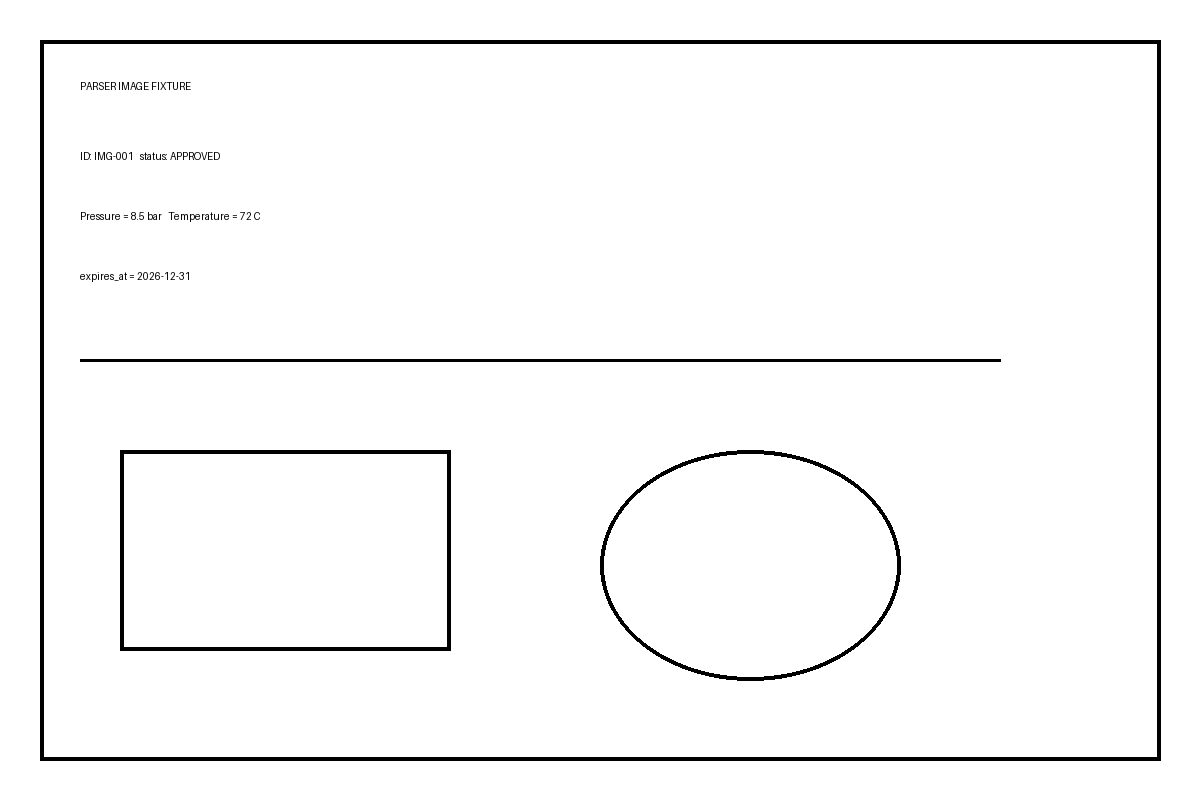
#> input picture tests/fixtures/parser_contract/valid_image.bmp, 1200 x 800 px
$ python -i raster_drawing.py   (imports and definitions only)
#> lines starting #> are read from the running program, lines starting #| are printed output that depends on the picture; after the words box and inside, x2 and y2 are one past the last pixel; in counts of white or black regions, pixels touching at a corner belong together
#> further down, picture is the input picture: PIL image 1200x800 RGB; min 0, max 255, mean 248.1
"""
Растровые чертежи: опознание листа по геометрии картинки и разбор полей по OCR.

Векторный лист разбирается по текстовому слою (`vector_drawing`) — там
распознавать нечего. Со сканом и фотографией так нельзя: текста в файле нет,
а решать, чертёж перед нами или страница текста, всё равно надо — до всякого
ML и до тяжёлого конвейера. Раньше этого решения не было вовсе: любая
картинка получала жанр `unknown`, ветка чертежей на неё не включалась, а на
приёме чертёж отличался от фотографии по «доле белого и плотности контуров»
на первых 64 КБ файла.

Признаки здесь геометрические, а не смысловые: рамка формата по краям листа,
длинные прямые линии (рамка, выносные, размерные, линии таблиц штампа),
редкая тёмная графика на белом фоне. У страницы текста длинных линий нет,
зато есть регулярные полосы строк; у фотографии — цвет и тёмный фон.

Разрешение — не придирка, а условие применимости: на картинке 80x50 не видно
ни рамки, ни строк, и любое суждение о её содержании будет выдумкой. Такой
файл честно помечается `unreadable` и уходит человеку, а не назначается
чертежом с уверенностью 0.8.

Разбор надписей отсюда убран вместе со сплошным распознаванием листа: поля
чертежа собирает `core.drawing_processor` из ответа внешней модели. Здесь
осталось опознание рода растра, которым пользуются приём и лестница.
"""

from __future__ import annotations

import io
import logging
from dataclasses import dataclass, field
from typing import Any, Dict

logger = logging.getLogger(__name__)

# Род растра.
KIND_DRAWING = "drawing"        # чертёж: рамка формата и длинные линии
KIND_SCHEME = "scheme"          # схема: графика есть, рамки формата нет
KIND_TEXT_SCAN = "text_scan"    # скан страницы текста
KIND_SCREENSHOT = "screenshot"  # снимок экрана: тёмный или ровный фон без графики
KIND_PHOTO = "photo"            # фотография: цвет
KIND_UNREADABLE = "unreadable"  # судить не о чем: мал размер, пусто, не открылось

# Ниже этого разрешения признаки листа неразличимы физически.
MIN_SIDE = 320
MIN_PIXELS = 150_000
# Рабочий размер анализа: больше не нужно, меньше — теряются тонкие линии.
WORK_SIDE = 1000

# Пороги признаков. Вынесены наверх, потому что их придётся подкручивать под
# конкретный корпус, и лучше делать это в одном месте.
_COLOUR_PHOTO = 0.18        # разброс каналов: выше — цветная съёмка
_COLOUR_GREY = 0.06         # ниже — практически монохром
_WHITE_DOCUMENT = 0.45      # доля светлых пикселей у документа
_INK_DRAWING = 0.25         # чертёж — редкая графика на белом
_INK_BLANK = 0.002          # ниже — лист пустой
_RULE_COVERAGE = 0.5        # линия считается длинной с этой доли стороны
_FRAME_COVERAGE = 0.7       # сторона рамки формата почти во всю сторону листа
_FRAME_MARGIN = 0.12        # рамка ищется в этой полосе у края (поле подшивки 20 мм = 9,5 % A4)
_FRAME_WEAK_SIDE = 0.3      # бледная вертикаль рамки на скане
_FRAME_BAND_PX = 3          # окно поиска линии рамки, пиксели рабочего размера
_SKEW_LIMIT = 2.0           # наибольший выпрямляемый перекос маски, градусы
_TEXT_ROW_MIN = 0.005       # плотность строки текста: от
_TEXT_ROW_MAX = 0.60        #                          до
_TEXT_BANDS_PAGE = 6        # столько полос строк — это уже страница текста
_TEXT_PAGE_HARD = 18        # столько — страница текста даже в рамке


@dataclass
class RasterVerdict:
    """Что за лист перед нами и насколько это надёжно."""

    kind: str
    confidence: float
    reason: str = ""
    signals: Dict[str, Any] = field(default_factory=dict)

    # [26 lines left out: functions is_drawing, as_dict, analyse, not called in this run]


def analyse_image(image) -> RasterVerdict:
    """То же, но по уже открытой картинке — чтобы не декодировать дважды."""
    try:
        import numpy
    except ImportError:  # pragma: no cover — numpy есть в рантайме
        return RasterVerdict(KIND_UNREADABLE, 0.0, "numpy недоступен", {})

    width, height = image.size
    signals: Dict[str, Any] = {
        "width": width, "height": height,
        "megapixels": round(width * height / 1_000_000, 3),
    }

    if min(width, height) < MIN_SIDE or width * height < MIN_PIXELS:
        return RasterVerdict(
            KIND_UNREADABLE, 0.3,
            f"разрешение {width}x{height} слишком мало: ни рамки, ни строк "
            f"на нём не различить, решение о содержании было бы выдумкой",
            signals,
        )

    work = _downscale(image, WORK_SIDE)
    rgb = numpy.asarray(work.convert("RGB"), dtype=numpy.float32)
    grey = rgb.mean(axis=2)

    colourfulness = float(rgb.std(axis=2).mean() / 128.0)
#> colourfulness = 0
    whiteness = float((grey > 200).mean())
#> whiteness = 0.967
    ink_mask = grey < _threshold(grey, numpy)
    # Скан почти всегда слегка перекошен: линия в 0,3–1° расползается по
    # нескольким строкам пикселей, и ни рамка, ни длинные линии не набирали
    # порога — чертёж шёл как «страница текста». Маска выпрямляется до
    # подсчёта признаков, сами признаки не меняются.
    skew = _mask_skew(ink_mask, numpy)
    if skew:
        ink_mask = _rotate_mask(ink_mask, skew, numpy)
    ink = float(ink_mask.mean())

    rows = ink_mask.sum(axis=1)
    columns = ink_mask.sum(axis=0)
    horizontal = _rule_bands(rows, ink_mask.shape[1])
    vertical = _rule_bands(columns, ink_mask.shape[0])
    rules = horizontal + vertical
    frame = _has_frame(ink_mask)

    # Полосы строк считаются без вертикальных линеек: боковая сторона рамки
    # добавляет тёмное в каждую строку, и без этой поправки лист текста в
    # рамке выглядит как одна сплошная полоса, то есть как чертёж.
    long_columns = columns >= _RULE_COVERAGE * ink_mask.shape[0]
    body = ink_mask[:, ~long_columns]
    text_bands = _text_bands(body.sum(axis=1), body.shape[1])

    signals.update({
        "colourfulness": round(colourfulness, 3),
        "whiteness": round(whiteness, 3),
        "ink": round(ink, 4),
        "long_rules": rules,
        "frame": frame,
        "text_bands": text_bands,
    })

    if (colourfulness > _COLOUR_PHOTO or whiteness < _WHITE_DOCUMENT) and _tinted_check_enabled():
        # Тонированная бумага, синька, серый скан: цвет и тёмный фон ещё не
        # фото. Линейная графика узнаётся по маске местного порога.
        tinted = _tinted_line_sheet(work, numpy)
        if tinted is not None:
            tinted_frame, tinted_rules, tinted_ink = tinted
            signals.update({"tinted_frame": tinted_frame, "tinted_rules": tinted_rules,
                            "tinted_ink": round(tinted_ink, 4)})
            if tinted_frame and tinted_rules >= 3 and _INK_BLANK <= tinted_ink <= _INK_DRAWING:
                return RasterVerdict(
                    KIND_DRAWING, 0.7,
                    f"рамка формата и {tinted_rules} длинных линий на тонированном "
                    f"листе после местного порога",
                    signals,
                )

    if colourfulness > _COLOUR_PHOTO:
        return RasterVerdict(
            KIND_PHOTO, 0.75, "цветовой разброс как у съёмки, а не у листа",
            signals,
        )

    if whiteness < _WHITE_DOCUMENT:
        kind = KIND_SCREENSHOT if colourfulness < _COLOUR_GREY else KIND_PHOTO
        return RasterVerdict(
            kind, 0.6, "фон тёмный: на лист документа не похоже", signals
        )

    if ink < _INK_BLANK:
        return RasterVerdict(
            KIND_UNREADABLE, 0.35, "лист практически пуст", signals
        )

    # Рамка формата — самый сильный признак листа. Но лист текста в рамке
    # остаётся листом текста, поэтому полос строк должно быть немного.
    if frame and rules >= 3 and ink <= _INK_DRAWING and text_bands <= _TEXT_PAGE_HARD:
        confidence = 0.85 if rules >= 5 else 0.75
        return RasterVerdict(
            KIND_DRAWING, confidence,
            f"рамка формата и {rules} длинных линий при плотности графики "
            f"{ink:.1%}",
            signals,
        )

    # Тонкая рамка большого листа (4960 px) при уменьшении до рабочего
    # размера бледнеет до фона: лист без неё шёл как страница текста.
    thin = _thin_line_frame(image, numpy) if _thin_lines_enabled() else None
    if thin is not None and ink <= _INK_DRAWING and text_bands <= _TEXT_PAGE_HARD:
        thin_frame, thin_rules = thin
        signals.update({"thin_line_frame": thin_frame, "thin_line_rules": thin_rules})
        if thin_frame and thin_rules >= 3:
            return RasterVerdict(
                KIND_DRAWING, 0.7,
                f"рамка формата и {thin_rules} длинных линий видны только без "
                f"потери тонких линий при уменьшении",
                signals,
            )

    # Сетка таблицы тоже даёт длинные линии, и по одному их числу ведомость
    # неотличима от чертежа. Отличает соотношение: у ведомости строк текста
    # столько же, сколько линеек, у чертежа графика преобладает над текстом.
    if text_bands >= _TEXT_BANDS_PAGE and 2 * text_bands >= rules:
        return RasterVerdict(
            KIND_TEXT_SCAN, 0.75,
            f"{text_bands} полос строк при {rules} длинных линиях — страница "
            f"текста или ведомость, а не чертёж",
            signals,
        )

    if rules >= 4 and ink <= _INK_DRAWING:
        return RasterVerdict(
            KIND_DRAWING, 0.7,
            f"{rules} длинных линий без рамки формата — обрезанный лист или "
            f"фрагмент чертежа",
            signals,
        )

    if text_bands >= _TEXT_BANDS_PAGE:
        return RasterVerdict(
            KIND_TEXT_SCAN, 0.75,
            f"{text_bands} полос строк и {rules} длинных линий — страница "
            f"текста, а не чертёж",
            signals,
        )

    if rules >= 1:
        return RasterVerdict(
            KIND_SCHEME, 0.6,
            "графика есть, рамки формата и строк текста нет", signals
        )

    return RasterVerdict(
        KIND_UNREADABLE, 0.4,
        "ни рамки, ни длинных линий, ни строк — род листа не определён",
        signals,
    )


# ===========================================================================
# Помощники
# ===========================================================================

# [65 lines left out: functions open_image, frame_count, upright_exif, _all_frames_enabled, _tinted_check_enabled, not called in this run]


# Местный порог (N-23): окно усреднения в пикселях рабочего размера и
# насколько пиксель темнее (или светлее у синьки) местного фона.
_LOCAL_WINDOW = 15
_LOCAL_OFFSET = 18.0


# [34 lines left out: function _tinted_line_sheet, not called in this run]


def _downscale(image, side: int):
    if max(image.size) <= side:
        return image
    copy = image.copy()
    copy.thumbnail((side, side))
    return copy


# [6 lines left out: function _thin_lines_enabled, not called in this run]


# Во сколько раз лист должен уменьшаться до рабочего размера, чтобы тонкая
# линия успела побледнеть до фона. У листов до ~3000 px рамка держится.
_THIN_LINE_MIN_FACTOR = 3


# [22 lines left out: function _thin_line_frame, not called in this run]


def _threshold(grey, numpy) -> float:
    """
    Порог Оцу: разделяет фон и графику там, где лист сер от съёмки. Ровно
    128 годится только для идеального скана.
    """
    histogram, edges = numpy.histogram(grey, bins=64, range=(0.0, 255.0))
#> histogram = 64 values, max 643416 at index 63, min 18 at index 16, mean 10421.9; edges = 65 values from 0 to 255
    total = histogram.sum()
#> total = 667000
    if total == 0:
        return 128.0
    centres = (edges[:-1] + edges[1:]) / 2.0
#> centres = 64 values from 1.99 to 253
    weight_background = numpy.cumsum(histogram)
#> weight_background = 64 values from 10091 to 667000
    weight_foreground = total - weight_background
#> weight_foreground = 64 values, max 656909 at index 0, min 0 at index 63, mean 638604
    valid = (weight_background > 0) & (weight_foreground > 0)
    if not valid.any():
        return 128.0
    sums = numpy.cumsum(histogram * centres)
#> sums = 64 values from 20103.2 to 164172817
    total_sum = sums[-1]
#> total_sum = 164172817
    mean_background = numpy.where(weight_background > 0, sums / numpy.maximum(weight_background, 1), 0)
#> mean_background = 64 values from 1.99 to 246.1
    mean_foreground = numpy.where(
        weight_foreground > 0, (total_sum - sums) / numpy.maximum(weight_foreground, 1), 0
    )
#> mean_foreground = 64 values, max 253 at index 62, min 0 at index 63, mean 248.1
    variance = weight_background * weight_foreground * (mean_background - mean_foreground) ** 2
#> variance = 64 values, max 6.08e+14 at index 36, min 0 at index 63, mean 5.5e+14
#> in analyse_image, `ink_mask = grey < _threshold(grey, numpy)`:
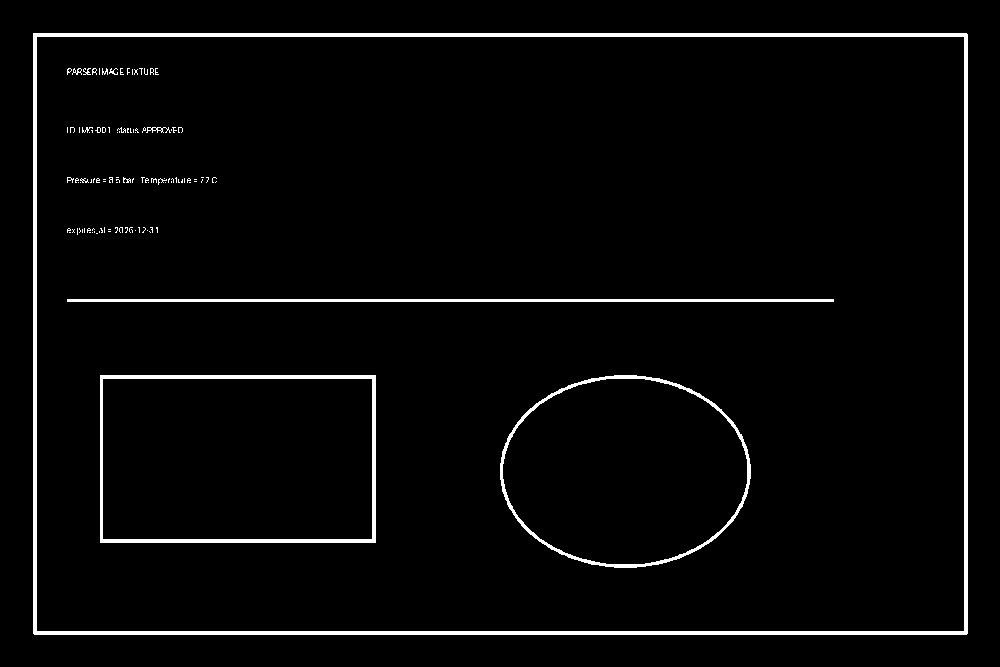
#> ink_mask: shape (667, 1000) bool; 3.2% white; 110 white regions (95 under 20 px), largest, box (x1, y1, x2, y2) and area: (33, 33, 968, 635) 12229, (100, 375, 376, 543) 3328, (500, 375, 751, 568) 2338
    variance[~valid] = -1
    return float(centres[int(numpy.argmax(variance))])


def _bands(flags) -> int:
    """Число непрерывных участков в булевом профиле."""
    count, previous = 0, False
    for value in flags:
        if value and not previous:
            count += 1
        previous = bool(value)
    return count


def _rule_bands(profile, length: int) -> int:
    """Полосы, в которых линия тянется больше чем на половину стороны."""
    if length <= 0:
        return 0
    return _bands([value >= _RULE_COVERAGE * length for value in profile])


def _text_bands(rows, width: int) -> int:
    """Полосы строк: тёмного немного, но и не ноль, и они разделены пробелами."""
    if width <= 0:
        return 0
    return _bands([
        _TEXT_ROW_MIN * width <= value <= _TEXT_ROW_MAX * width for value in rows
    ])


def _has_frame(ink_mask) -> bool:
    """
    Рамка формата: тёмная линия почти во всю сторону в полосе у края.
    Хватает трёх сторон из четырёх — сканы часто обрезаны с одного края.

    Тонкая линия рамки на скане бледнеет и смещается на пиксель-другой,
    поэтому сторона ищется в полосе из `_FRAME_BAND_PX` соседних строк
    (столбцов), а не в одной: вертикали рамки иначе набирали 20–30 %.
    """
    import numpy

    height, width = ink_mask.shape
    margin_y = max(1, int(height * _FRAME_MARGIN))
    margin_x = max(1, int(width * _FRAME_MARGIN))

    def coverage(strip):
        # Покрытие стороны в окне из нескольких соседних линий пикселей.
        best = 0
        for start in range(0, max(1, strip.shape[0] - _FRAME_BAND_PX + 1)):
            best = max(best, int(numpy.any(strip[start:start + _FRAME_BAND_PX], axis=0).sum()))
        return best

    top = coverage(ink_mask[:margin_y]) / width
    bottom = coverage(ink_mask[height - margin_y:]) / width
    left = coverage(ink_mask[:, :margin_x].T) / height
    right = coverage(ink_mask[:, width - margin_x:].T) / height
    if sum(side >= _FRAME_COVERAGE for side in (top, bottom, left, right)) >= 3:
        return True
    # Вертикали рамки на скане часто бледные и прерывистые (30–45 % стороны),
    # горизонтали держатся. Обе чёткие горизонтали и видимая вертикаль — рамка.
    return (top >= _FRAME_COVERAGE and bottom >= _FRAME_COVERAGE
            and max(left, right) >= _FRAME_WEAK_SIDE)


# [5 lines left out: function _rotate_mask, not called in this run]


def _mask_skew(ink_mask, numpy) -> float:
    """
    Перекос по методу проекций: при верном угле строки и линии дают резкие
    пики в сумме по рядам. Поворачивается только при заметном выигрыше —
    иначе «лучший» угол на пустом или однородном листе случаен.
    """
    from PIL import Image

    image = Image.fromarray(ink_mask.astype(numpy.uint8) * 255)

    def score(angle: float) -> float:
        rotated = numpy.asarray(image.rotate(angle, fillcolor=0)) > 127
        return float(numpy.var(rotated.sum(axis=1)))

    base = score(0.0)
#> base = 13666.2
    if base <= 0:
        return 0.0
    angles = numpy.arange(-_SKEW_LIMIT, _SKEW_LIMIT + 1e-9, 0.25)
    best = max(angles, key=score)
#> call 2 of score, with angle = -2
#> in score (call 2), `rotated = numpy.asarray(image.rotate(angle, fillcolor=0)) > 127`:
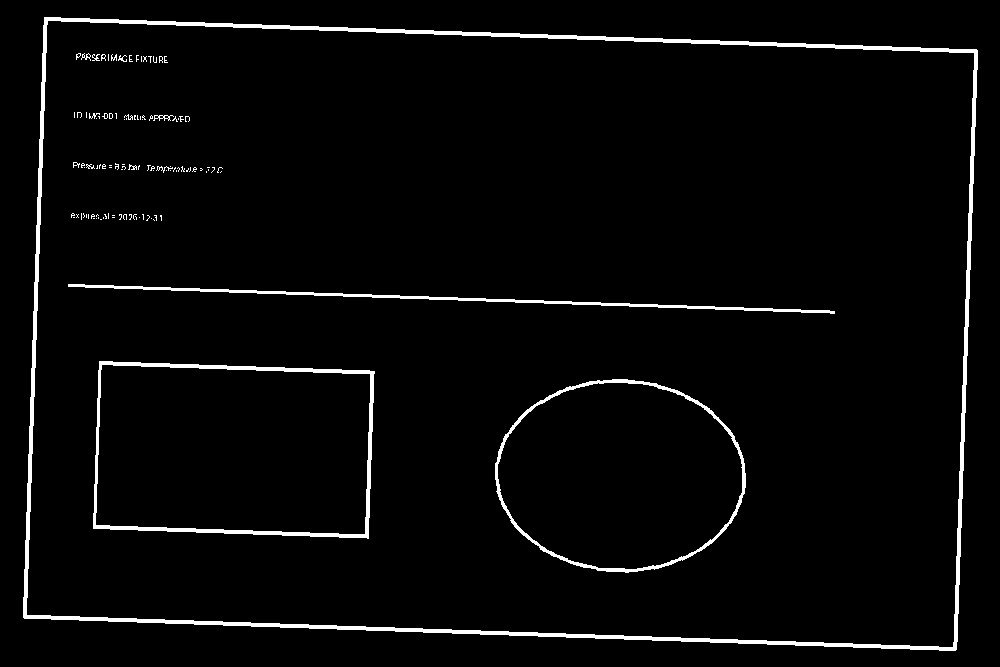
#> rotated: shape (667, 1000) bool; 3.2% white; 108 white regions (93 under 20 px), largest, box (x1, y1, x2, y2) and area: (23, 17, 978, 651) 12228, (93, 361, 375, 539) 3327, (495, 379, 746, 573) 2339
#> call 3 of score, with angle = -1.75
#> in score (call 3), `rotated = numpy.asarray(image.rotate(angle, fillcolor=0)) > 127`:
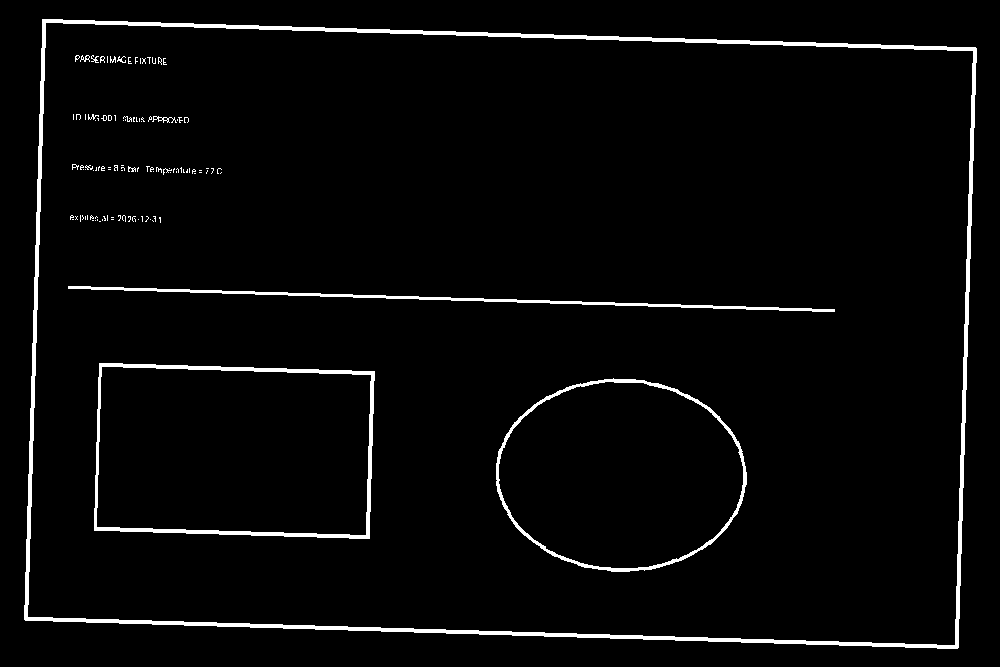
#> rotated: shape (667, 1000) bool; 3.2% white; 111 white regions (96 under 20 px), largest, box (x1, y1, x2, y2) and area: (24, 19, 977, 649) 12233, (94, 363, 375, 539) 3329, (496, 378, 747, 572) 2338
#> (the rest of the program and of its run is left out)
